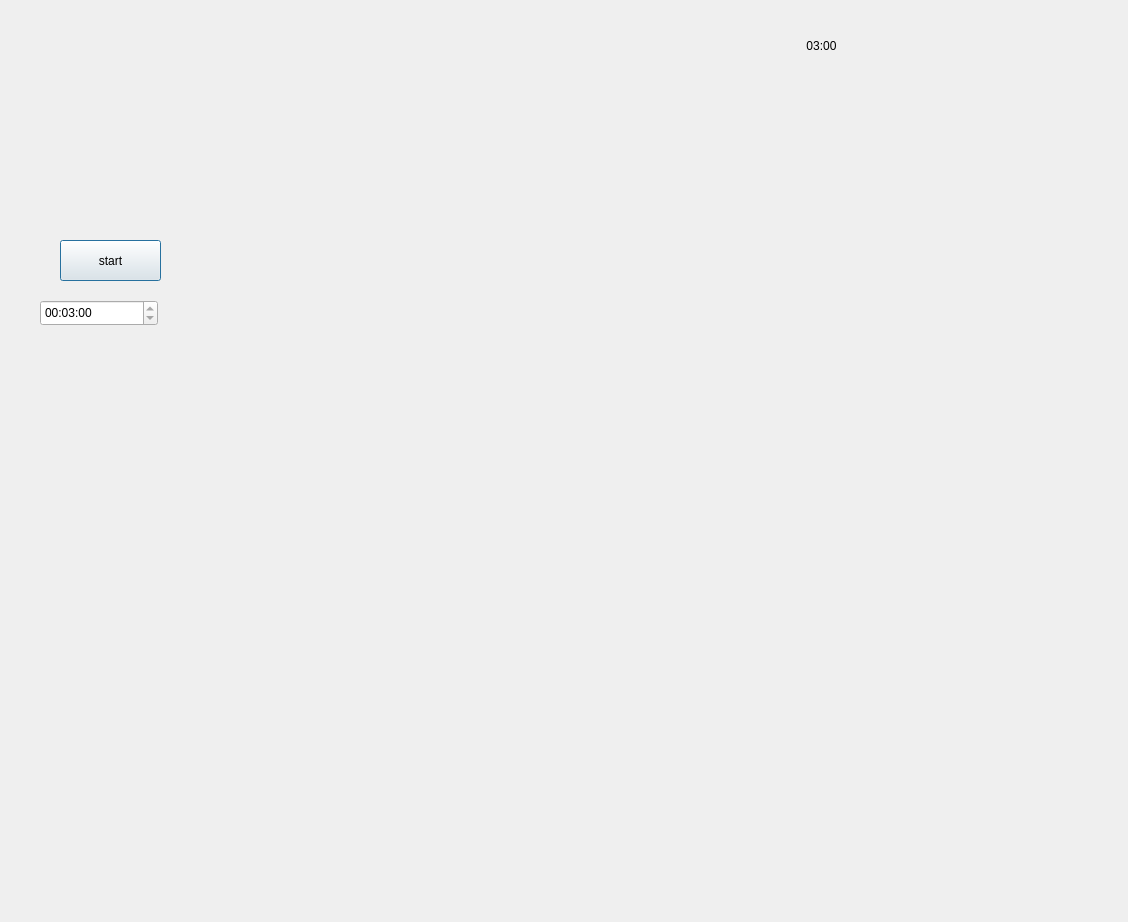
<?xml version="1.0" encoding="UTF-8"?>
<ui version="4.0">
 <class>BoggleWindow</class>
 <widget class="QDialog" name="BoggleWindow">
  <property name="geometry">
   <rect>
    <x>0</x>
    <y>0</y>
    <width>1128</width>
    <height>922</height>
   </rect>
  </property>
  <property name="windowTitle">
   <string>Dialog</string>
  </property>
  <widget class="QPushButton" name="startButton">
   <property name="geometry">
    <rect>
     <x>60</x>
     <y>240</y>
     <width>101</width>
     <height>41</height>
    </rect>
   </property>
   <property name="text">
    <string>start</string>
   </property>
  </widget>
  <widget class="QLabel" name="timerLabel">
   <property name="geometry">
    <rect>
     <x>690</x>
     <y>0</y>
     <width>441</width>
     <height>91</height>
    </rect>
   </property>
   <property name="text">
    <string>                                   03:00</string>
   </property>
  </widget>
  <widget class="QTimeEdit" name="timeEdit">
   <property name="geometry">
    <rect>
     <x>40</x>
     <y>300</y>
     <width>118</width>
     <height>26</height>
    </rect>
   </property>
   <property name="dateTime">
    <datetime>
     <hour>0</hour>
     <minute>3</minute>
     <second>0</second>
     <year>2000</year>
     <month>1</month>
     <day>1</day>
    </datetime>
   </property>
   <property name="maximumDateTime">
    <datetime>
     <hour>0</hour>
     <minute>3</minute>
     <second>0</second>
     <year>2000</year>
     <month>1</month>
     <day>1</day>
    </datetime>
   </property>
   <property name="maximumTime">
    <time>
     <hour>0</hour>
     <minute>3</minute>
     <second>0</second>
    </time>
   </property>
  </widget>
 </widget>
 <resources/>
 <connections/>
</ui>
